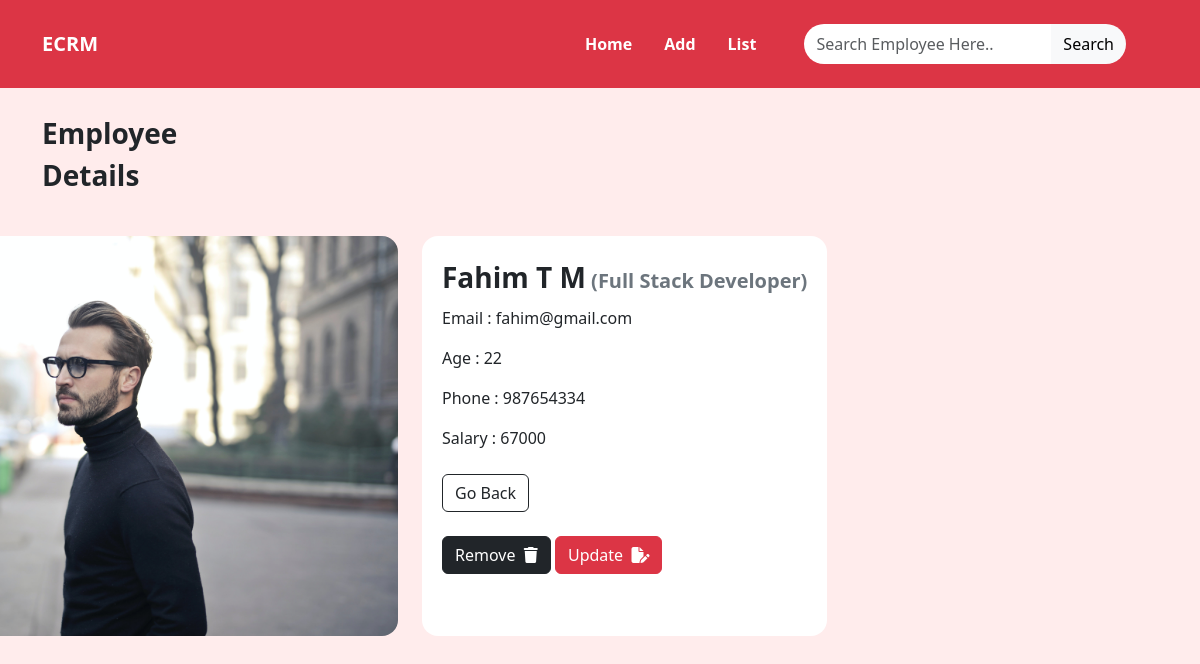
/employee/31/details/, run on the app's committed database.
### crm/models.py (models this page shows, shortened)
class Employees(models.Model):
    name=models.CharField(max_length=100)
    department=models.CharField(max_length=100)
    salary=models.PositiveBigIntegerField()
    email=models.EmailField(unique=True)
    age=models.PositiveBigIntegerField()
    phone = models.IntegerField()
    profile_pic = models.ImageField(upload_to="assests/emp_img",null=True)

### crm/views.py (the view)
# urls.py: path('employee/<int:pk>/details/', views.ViewEmpDetail.as_view(), name="detail_emp"),
class ViewEmpDetail(View):
    def get(self,request,*args,**kwargs):
        id=kwargs.get("pk")
        qs=Employees.objects.get(id=id)
        return render(request,"emp_detail.html",{"data":qs})

### crm/templates/emp_detail.html (shortened to what this page needs)
{%extends 'base.html'%}
{%block body_block%}
<div class="container">
    <div class="mt-3 mt-lg-4">
        <p class="fw-bold fs-3">Employee <br> Details</p><br>
    </div>
    <div class="row ">
        <div class="col-lg-4 col-md-6 col-sm-6 d-flex justify-content-lg-end justify-content-sm-center">
            {%if data.profile_pic%}
            <img src="{{data.profile_pic.url}}" class="rounded-4" style="width: fit-content;height: 400px;"
                alt="Employee Profile">
            {%endif%}
        </div>
        <div class="col-lg-8 col-md-6 col-sm-6 d-flex justify-content-lg-start justify-content-sm-center">
            <div class="card rounded-4 border-0" style="width: fit-content;">
                <div class="row g-0 ">
                    <div class="card-body p-3 m-1">
                        <p class="card-title fs-3 fw-bold">{{data.name}}<span
                                class="card-text fs-5 fw-bolder text-secondary">&nbsp;({{data.department}})</span></p>
                        <p class="card-text">Email : {{data.email}}</p>
                        <p class="card-text">Age : {{data.age}}</p>
                        <p class="card-text">Phone : {{data.phone}}</p>
                        <p class="card-text">Salary : {{data.salary}}</p>
                        <a href="{% url 'view_emp' %}" class="btn btn-outline-dark mt-2">Go Back</a><br>
                        <button type="button" class="btn btn-dark mt-4" data-bs-toggle="modal"
                            data-bs-target="#exampleModal">
                            Remove &nbsp;<i class="fa-solid fa-trash"></i>
                        </button>
                        <a href="{% url 'update_emp' data.id %}" class="btn btn-danger mt-4">Update &nbsp;<i
                                class="fa-solid fa-file-pen"></i></a>
                    </div>
                </div>
            </div>
    </div>
</div>
</div>
{%endblock%}

### crm/templates/base.html (style rules this page uses)
body { background-color: #ffecec; height: 100vh; }

### data on the page
Employees: profile_pic (picture), name "Fahim T M", department "Full Stack Developer", email "fahim@gmail.com", age "22", phone "987654334", salary "67000"
